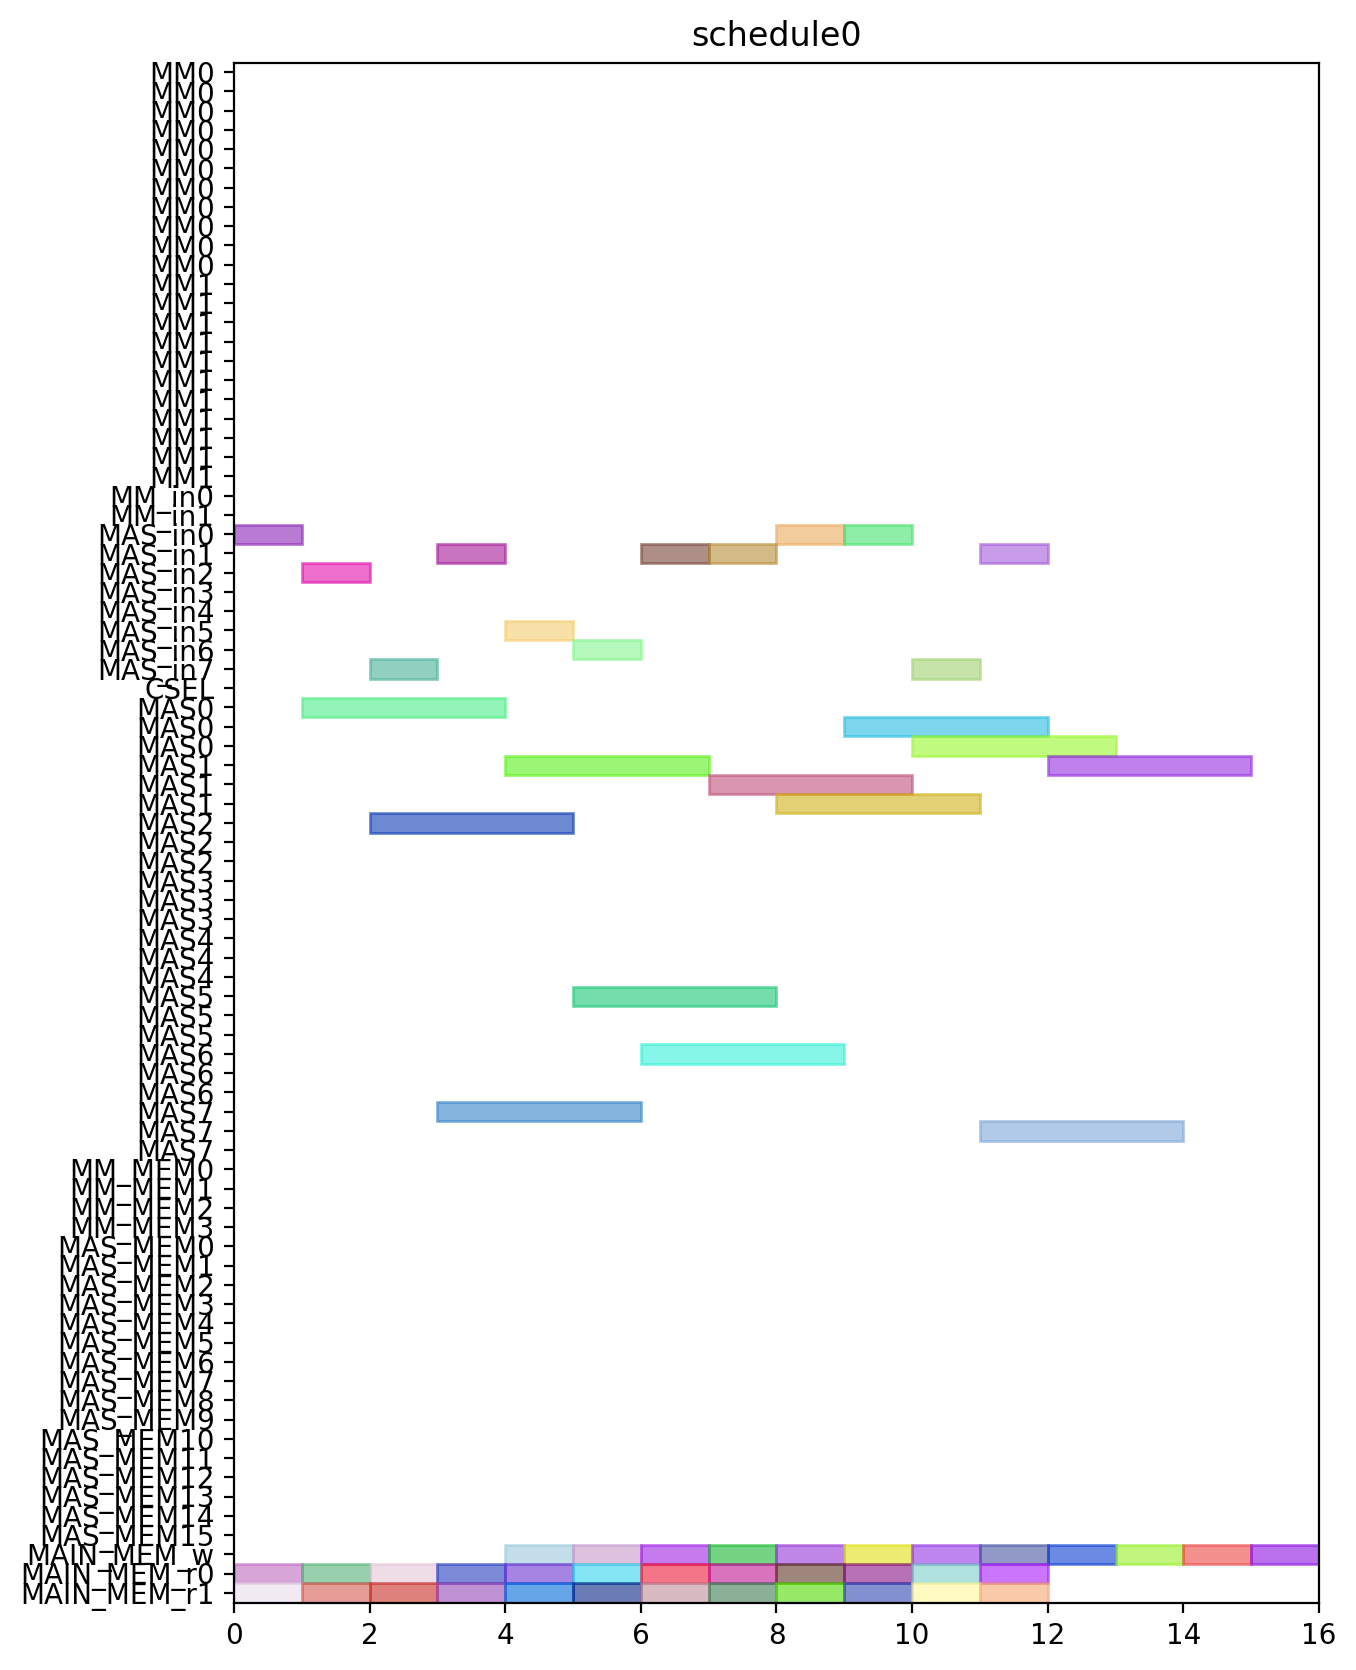

Source code (Python):
from pyschedule import Scenario, solvers, plotters, alt


def solve():
	horizon = 120
	S = Scenario("schedule0", horizon=horizon)

	# resource
	MM = S.Resources('MM', num=2, size=11)
	MM_in = S.Resources('MM_in', num=2)
	MAS_in = S.Resources('MAS_in', num=8)
	CSEL = S.Resource('CSEL')
	MAS = S.Resources('MAS', num=8, size=3, periods=range(1, horizon))
	MM_MEM = S.Resources('MM_MEM', num=4)
	MAS_MEM = S.Resources('MAS_MEM', num=16)
	MAIN_MEM_w = S.Resource('MAIN_MEM_w', size=1)
	MAIN_MEM_r = S.Resources('MAIN_MEM_r', num=2)

	# result of previous scheduling

	# new tasks
	c000 = S.Task('c000', length=3, delay_cost=1)
	c000 += alt(MAS)
	c000_in = S.Task('c000_in', length=1, delay_cost=1)
	c000_in += alt(MAS_in)
	S += c000_in*MAS_in[0]<=c000*MAS[0]

	S += c000_in*MAS_in[1]<=c000*MAS[1]

	S += c000_in*MAS_in[2]<=c000*MAS[2]

	S += c000_in*MAS_in[3]<=c000*MAS[3]

	S += c000_in*MAS_in[4]<=c000*MAS[4]

	S += c000_in*MAS_in[5]<=c000*MAS[5]

	S += c000_in*MAS_in[6]<=c000*MAS[6]

	S += c000_in*MAS_in[7]<=c000*MAS[7]

	S += 0<c000

	c000_w = S.Task('c000_w', length=1, delay_cost=1)
	c000_w += alt(MAIN_MEM_w)
	S += c000 <= c000_w

	c000_mem0 = S.Task('c000_mem0', length=1, delay_cost=1)
	c000_mem0 += MAIN_MEM_r[0]
	S += c000_mem0 <= c000

	c000_mem1 = S.Task('c000_mem1', length=1, delay_cost=1)
	c000_mem1 += MAIN_MEM_r[1]
	S += c000_mem1 <= c000

	c001 = S.Task('c001', length=3, delay_cost=1)
	c001 += alt(MAS)
	c001_in = S.Task('c001_in', length=1, delay_cost=1)
	c001_in += alt(MAS_in)
	S += c001_in*MAS_in[0]<=c001*MAS[0]

	S += c001_in*MAS_in[1]<=c001*MAS[1]

	S += c001_in*MAS_in[2]<=c001*MAS[2]

	S += c001_in*MAS_in[3]<=c001*MAS[3]

	S += c001_in*MAS_in[4]<=c001*MAS[4]

	S += c001_in*MAS_in[5]<=c001*MAS[5]

	S += c001_in*MAS_in[6]<=c001*MAS[6]

	S += c001_in*MAS_in[7]<=c001*MAS[7]

	S += 0<c001

	c001_w = S.Task('c001_w', length=1, delay_cost=1)
	c001_w += alt(MAIN_MEM_w)
	S += c001 <= c001_w

	c001_mem0 = S.Task('c001_mem0', length=1, delay_cost=1)
	c001_mem0 += MAIN_MEM_r[0]
	S += c001_mem0 <= c001

	c001_mem1 = S.Task('c001_mem1', length=1, delay_cost=1)
	c001_mem1 += MAIN_MEM_r[1]
	S += c001_mem1 <= c001

	c010 = S.Task('c010', length=3, delay_cost=1)
	c010 += alt(MAS)
	c010_in = S.Task('c010_in', length=1, delay_cost=1)
	c010_in += alt(MAS_in)
	S += c010_in*MAS_in[0]<=c010*MAS[0]

	S += c010_in*MAS_in[1]<=c010*MAS[1]

	S += c010_in*MAS_in[2]<=c010*MAS[2]

	S += c010_in*MAS_in[3]<=c010*MAS[3]

	S += c010_in*MAS_in[4]<=c010*MAS[4]

	S += c010_in*MAS_in[5]<=c010*MAS[5]

	S += c010_in*MAS_in[6]<=c010*MAS[6]

	S += c010_in*MAS_in[7]<=c010*MAS[7]

	S += 0<c010

	c010_w = S.Task('c010_w', length=1, delay_cost=1)
	c010_w += alt(MAIN_MEM_w)
	S += c010 <= c010_w

	c010_mem0 = S.Task('c010_mem0', length=1, delay_cost=1)
	c010_mem0 += MAIN_MEM_r[0]
	S += c010_mem0 <= c010

	c010_mem1 = S.Task('c010_mem1', length=1, delay_cost=1)
	c010_mem1 += MAIN_MEM_r[1]
	S += c010_mem1 <= c010

	c011 = S.Task('c011', length=3, delay_cost=1)
	c011 += alt(MAS)
	c011_in = S.Task('c011_in', length=1, delay_cost=1)
	c011_in += alt(MAS_in)
	S += c011_in*MAS_in[0]<=c011*MAS[0]

	S += c011_in*MAS_in[1]<=c011*MAS[1]

	S += c011_in*MAS_in[2]<=c011*MAS[2]

	S += c011_in*MAS_in[3]<=c011*MAS[3]

	S += c011_in*MAS_in[4]<=c011*MAS[4]

	S += c011_in*MAS_in[5]<=c011*MAS[5]

	S += c011_in*MAS_in[6]<=c011*MAS[6]

	S += c011_in*MAS_in[7]<=c011*MAS[7]

	S += 0<c011

	c011_w = S.Task('c011_w', length=1, delay_cost=1)
	c011_w += alt(MAIN_MEM_w)
	S += c011 <= c011_w

	c011_mem0 = S.Task('c011_mem0', length=1, delay_cost=1)
	c011_mem0 += MAIN_MEM_r[0]
	S += c011_mem0 <= c011

	c011_mem1 = S.Task('c011_mem1', length=1, delay_cost=1)
	c011_mem1 += MAIN_MEM_r[1]
	S += c011_mem1 <= c011

	c100 = S.Task('c100', length=3, delay_cost=1)
	c100 += alt(MAS)
	c100_in = S.Task('c100_in', length=1, delay_cost=1)
	c100_in += alt(MAS_in)
	S += c100_in*MAS_in[0]<=c100*MAS[0]

	S += c100_in*MAS_in[1]<=c100*MAS[1]

	S += c100_in*MAS_in[2]<=c100*MAS[2]

	S += c100_in*MAS_in[3]<=c100*MAS[3]

	S += c100_in*MAS_in[4]<=c100*MAS[4]

	S += c100_in*MAS_in[5]<=c100*MAS[5]

	S += c100_in*MAS_in[6]<=c100*MAS[6]

	S += c100_in*MAS_in[7]<=c100*MAS[7]

	S += 0<c100

	c100_w = S.Task('c100_w', length=1, delay_cost=1)
	c100_w += alt(MAIN_MEM_w)
	S += c100 <= c100_w

	c100_mem0 = S.Task('c100_mem0', length=1, delay_cost=1)
	c100_mem0 += MAIN_MEM_r[0]
	S += c100_mem0 <= c100

	c100_mem1 = S.Task('c100_mem1', length=1, delay_cost=1)
	c100_mem1 += MAIN_MEM_r[1]
	S += c100_mem1 <= c100

	c101 = S.Task('c101', length=3, delay_cost=1)
	c101 += alt(MAS)
	c101_in = S.Task('c101_in', length=1, delay_cost=1)
	c101_in += alt(MAS_in)
	S += c101_in*MAS_in[0]<=c101*MAS[0]

	S += c101_in*MAS_in[1]<=c101*MAS[1]

	S += c101_in*MAS_in[2]<=c101*MAS[2]

	S += c101_in*MAS_in[3]<=c101*MAS[3]

	S += c101_in*MAS_in[4]<=c101*MAS[4]

	S += c101_in*MAS_in[5]<=c101*MAS[5]

	S += c101_in*MAS_in[6]<=c101*MAS[6]

	S += c101_in*MAS_in[7]<=c101*MAS[7]

	S += 0<c101

	c101_w = S.Task('c101_w', length=1, delay_cost=1)
	c101_w += alt(MAIN_MEM_w)
	S += c101 <= c101_w

	c101_mem0 = S.Task('c101_mem0', length=1, delay_cost=1)
	c101_mem0 += MAIN_MEM_r[0]
	S += c101_mem0 <= c101

	c101_mem1 = S.Task('c101_mem1', length=1, delay_cost=1)
	c101_mem1 += MAIN_MEM_r[1]
	S += c101_mem1 <= c101

	c110 = S.Task('c110', length=3, delay_cost=1)
	c110 += alt(MAS)
	c110_in = S.Task('c110_in', length=1, delay_cost=1)
	c110_in += alt(MAS_in)
	S += c110_in*MAS_in[0]<=c110*MAS[0]

	S += c110_in*MAS_in[1]<=c110*MAS[1]

	S += c110_in*MAS_in[2]<=c110*MAS[2]

	S += c110_in*MAS_in[3]<=c110*MAS[3]

	S += c110_in*MAS_in[4]<=c110*MAS[4]

	S += c110_in*MAS_in[5]<=c110*MAS[5]

	S += c110_in*MAS_in[6]<=c110*MAS[6]

	S += c110_in*MAS_in[7]<=c110*MAS[7]

	S += 0<c110

	c110_w = S.Task('c110_w', length=1, delay_cost=1)
	c110_w += alt(MAIN_MEM_w)
	S += c110 <= c110_w

	c110_mem0 = S.Task('c110_mem0', length=1, delay_cost=1)
	c110_mem0 += MAIN_MEM_r[0]
	S += c110_mem0 <= c110

	c110_mem1 = S.Task('c110_mem1', length=1, delay_cost=1)
	c110_mem1 += MAIN_MEM_r[1]
	S += c110_mem1 <= c110

	c111 = S.Task('c111', length=3, delay_cost=1)
	c111 += alt(MAS)
	c111_in = S.Task('c111_in', length=1, delay_cost=1)
	c111_in += alt(MAS_in)
	S += c111_in*MAS_in[0]<=c111*MAS[0]

	S += c111_in*MAS_in[1]<=c111*MAS[1]

	S += c111_in*MAS_in[2]<=c111*MAS[2]

	S += c111_in*MAS_in[3]<=c111*MAS[3]

	S += c111_in*MAS_in[4]<=c111*MAS[4]

	S += c111_in*MAS_in[5]<=c111*MAS[5]

	S += c111_in*MAS_in[6]<=c111*MAS[6]

	S += c111_in*MAS_in[7]<=c111*MAS[7]

	S += 0<c111

	c111_w = S.Task('c111_w', length=1, delay_cost=1)
	c111_w += alt(MAIN_MEM_w)
	S += c111 <= c111_w

	c111_mem0 = S.Task('c111_mem0', length=1, delay_cost=1)
	c111_mem0 += MAIN_MEM_r[0]
	S += c111_mem0 <= c111

	c111_mem1 = S.Task('c111_mem1', length=1, delay_cost=1)
	c111_mem1 += MAIN_MEM_r[1]
	S += c111_mem1 <= c111

	c200 = S.Task('c200', length=3, delay_cost=1)
	c200 += alt(MAS)
	c200_in = S.Task('c200_in', length=1, delay_cost=1)
	c200_in += alt(MAS_in)
	S += c200_in*MAS_in[0]<=c200*MAS[0]

	S += c200_in*MAS_in[1]<=c200*MAS[1]

	S += c200_in*MAS_in[2]<=c200*MAS[2]

	S += c200_in*MAS_in[3]<=c200*MAS[3]

	S += c200_in*MAS_in[4]<=c200*MAS[4]

	S += c200_in*MAS_in[5]<=c200*MAS[5]

	S += c200_in*MAS_in[6]<=c200*MAS[6]

	S += c200_in*MAS_in[7]<=c200*MAS[7]

	S += 0<c200

	c200_w = S.Task('c200_w', length=1, delay_cost=1)
	c200_w += alt(MAIN_MEM_w)
	S += c200 <= c200_w

	c200_mem0 = S.Task('c200_mem0', length=1, delay_cost=1)
	c200_mem0 += MAIN_MEM_r[0]
	S += c200_mem0 <= c200

	c200_mem1 = S.Task('c200_mem1', length=1, delay_cost=1)
	c200_mem1 += MAIN_MEM_r[1]
	S += c200_mem1 <= c200

	c201 = S.Task('c201', length=3, delay_cost=1)
	c201 += alt(MAS)
	c201_in = S.Task('c201_in', length=1, delay_cost=1)
	c201_in += alt(MAS_in)
	S += c201_in*MAS_in[0]<=c201*MAS[0]

	S += c201_in*MAS_in[1]<=c201*MAS[1]

	S += c201_in*MAS_in[2]<=c201*MAS[2]

	S += c201_in*MAS_in[3]<=c201*MAS[3]

	S += c201_in*MAS_in[4]<=c201*MAS[4]

	S += c201_in*MAS_in[5]<=c201*MAS[5]

	S += c201_in*MAS_in[6]<=c201*MAS[6]

	S += c201_in*MAS_in[7]<=c201*MAS[7]

	S += 0<c201

	c201_w = S.Task('c201_w', length=1, delay_cost=1)
	c201_w += alt(MAIN_MEM_w)
	S += c201 <= c201_w

	c201_mem0 = S.Task('c201_mem0', length=1, delay_cost=1)
	c201_mem0 += MAIN_MEM_r[0]
	S += c201_mem0 <= c201

	c201_mem1 = S.Task('c201_mem1', length=1, delay_cost=1)
	c201_mem1 += MAIN_MEM_r[1]
	S += c201_mem1 <= c201

	c210 = S.Task('c210', length=3, delay_cost=1)
	c210 += alt(MAS)
	c210_in = S.Task('c210_in', length=1, delay_cost=1)
	c210_in += alt(MAS_in)
	S += c210_in*MAS_in[0]<=c210*MAS[0]

	S += c210_in*MAS_in[1]<=c210*MAS[1]

	S += c210_in*MAS_in[2]<=c210*MAS[2]

	S += c210_in*MAS_in[3]<=c210*MAS[3]

	S += c210_in*MAS_in[4]<=c210*MAS[4]

	S += c210_in*MAS_in[5]<=c210*MAS[5]

	S += c210_in*MAS_in[6]<=c210*MAS[6]

	S += c210_in*MAS_in[7]<=c210*MAS[7]

	S += 0<c210

	c210_w = S.Task('c210_w', length=1, delay_cost=1)
	c210_w += alt(MAIN_MEM_w)
	S += c210 <= c210_w

	c210_mem0 = S.Task('c210_mem0', length=1, delay_cost=1)
	c210_mem0 += MAIN_MEM_r[0]
	S += c210_mem0 <= c210

	c210_mem1 = S.Task('c210_mem1', length=1, delay_cost=1)
	c210_mem1 += MAIN_MEM_r[1]
	S += c210_mem1 <= c210

	c211 = S.Task('c211', length=3, delay_cost=1)
	c211 += alt(MAS)
	c211_in = S.Task('c211_in', length=1, delay_cost=1)
	c211_in += alt(MAS_in)
	S += c211_in*MAS_in[0]<=c211*MAS[0]

	S += c211_in*MAS_in[1]<=c211*MAS[1]

	S += c211_in*MAS_in[2]<=c211*MAS[2]

	S += c211_in*MAS_in[3]<=c211*MAS[3]

	S += c211_in*MAS_in[4]<=c211*MAS[4]

	S += c211_in*MAS_in[5]<=c211*MAS[5]

	S += c211_in*MAS_in[6]<=c211*MAS[6]

	S += c211_in*MAS_in[7]<=c211*MAS[7]

	S += 0<c211

	c211_w = S.Task('c211_w', length=1, delay_cost=1)
	c211_w += alt(MAIN_MEM_w)
	S += c211 <= c211_w

	c211_mem0 = S.Task('c211_mem0', length=1, delay_cost=1)
	c211_mem0 += MAIN_MEM_r[0]
	S += c211_mem0 <= c211

	c211_mem1 = S.Task('c211_mem1', length=1, delay_cost=1)
	c211_mem1 += MAIN_MEM_r[1]
	S += c211_mem1 <= c211

	solvers.mip.solve(S,msg=1,kind='CPLEX',ratio_gap=1.01)

	solution = [['hoge']*len(S.solution()[1]) for i in range(len(S.solution()))]
	for i in range(len(S.solution())):
		for j in range(len(S.solution()[i])):
			solution[i][j]=str(S.solution()[i][j])
	print(solution)

	cycles = int(solution[-1][3])

	pic_file_name = "/mnt/rose/usr1/fukuda/ABE/multiRAM_multiMAS_16mux/scheduling_result/stage11MM2_stage3MAS8/CONJ/schedule0.png"
	if(S.solution() != []):
		plotters.matplotlib.plot(S,img_filename=pic_file_name, show_task_labels=False, fig_size=(cycles*0.25+3, 10))

	return solution
